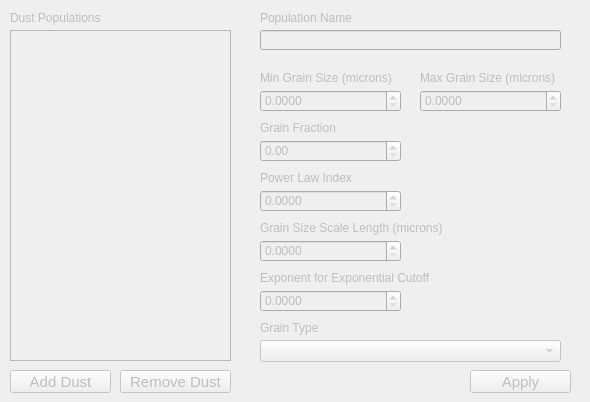
      <widget class="QWidget" name="tab_Dust">
       <property name="enabled">
        <bool>false</bool>
       </property>
       <attribute name="title">
        <string>Dust</string>
       </attribute>
       <widget class="QPushButton" name="btn_RemovePopulation">
        <property name="geometry">
         <rect>
          <x>120</x>
          <y>370</y>
          <width>111</width>
          <height>23</height>
         </rect>
        </property>
        <property name="font">
         <font>
          <pointsize>11</pointsize>
         </font>
        </property>
        <property name="text">
         <string>Remove Dust</string>
        </property>
       </widget>
       <widget class="QDoubleSpinBox" name="spn_DustMaxSize">
        <property name="geometry">
         <rect>
          <x>420</x>
          <y>90</y>
          <width>141</width>
          <height>22</height>
         </rect>
        </property>
        <property name="decimals">
         <number>4</number>
        </property>
        <property name="maximum">
         <double>999.990000000000009</double>
        </property>
       </widget>
       <widget class="QLineEdit" name="txt_DustLabel">
        <property name="geometry">
         <rect>
          <x>260</x>
          <y>30</y>
          <width>301</width>
          <height>20</height>
         </rect>
        </property>
       </widget>
       <widget class="QPushButton" name="btn_SavePopulation">
        <property name="geometry">
         <rect>
          <x>470</x>
          <y>370</y>
          <width>101</width>
          <height>23</height>
         </rect>
        </property>
        <property name="font">
         <font>
          <pointsize>11</pointsize>
         </font>
        </property>
        <property name="text">
         <string>Apply</string>
        </property>
       </widget>
       <widget class="QLabel" name="lbl_DustGrainType">
        <property name="geometry">
         <rect>
          <x>260</x>
          <y>320</y>
          <width>101</width>
          <height>16</height>
         </rect>
        </property>
        <property name="text">
         <string>Grain Type</string>
        </property>
       </widget>
       <widget class="QComboBox" name="com_DustGrainType">
        <property name="geometry">
         <rect>
          <x>260</x>
          <y>340</y>
          <width>301</width>
          <height>22</height>
         </rect>
        </property>
       </widget>
       <widget class="QLabel" name="lbl_DustLabel">
        <property name="geometry">
         <rect>
          <x>260</x>
          <y>10</y>
          <width>141</width>
          <height>16</height>
         </rect>
        </property>
        <property name="text">
         <string>Population Name</string>
        </property>
       </widget>
       <widget class="QLabel" name="lbl_DustPowerLawIndex">
        <property name="geometry">
         <rect>
          <x>260</x>
          <y>170</y>
          <width>141</width>
          <height>16</height>
         </rect>
        </property>
        <property name="text">
         <string>Power Law Index</string>
        </property>
       </widget>
       <widget class="QLabel" name="lbl_Sources_3">
        <property name="geometry">
         <rect>
          <x>10</x>
          <y>10</y>
          <width>151</width>
          <height>16</height>
         </rect>
        </property>
        <property name="text">
         <string>Dust Populations</string>
        </property>
       </widget>
       <widget class="QListWidget" name="lst_DustPopulations">
        <property name="geometry">
         <rect>
          <x>10</x>
          <y>30</y>
          <width>221</width>
          <height>331</height>
         </rect>
        </property>
       </widget>
       <widget class="QDoubleSpinBox" name="spn_DustPowerLawIndex">
        <property name="geometry">
         <rect>
          <x>260</x>
          <y>190</y>
          <width>141</width>
          <height>22</height>
         </rect>
        </property>
        <property name="decimals">
         <number>4</number>
        </property>
        <property name="maximum">
         <double>999999.989999999990687</double>
        </property>
       </widget>
       <widget class="QDoubleSpinBox" name="spn_DustMinSize">
        <property name="geometry">
         <rect>
          <x>260</x>
          <y>90</y>
          <width>141</width>
          <height>22</height>
         </rect>
        </property>
        <property name="decimals">
         <number>4</number>
        </property>
        <property name="maximum">
         <double>999.990000000000009</double>
        </property>
       </widget>
       <widget class="QPushButton" name="btn_AddPopulation">
        <property name="geometry">
         <rect>
          <x>10</x>
          <y>370</y>
          <width>101</width>
          <height>23</height>
         </rect>
        </property>
        <property name="font">
         <font>
          <pointsize>11</pointsize>
         </font>
        </property>
        <property name="text">
         <string>Add Dust</string>
        </property>
       </widget>
       <widget class="QLabel" name="lbl_DustMinGrainSize">
        <property name="geometry">
         <rect>
          <x>260</x>
          <y>70</y>
          <width>161</width>
          <height>16</height>
         </rect>
        </property>
        <property name="text">
         <string>Min Grain Size (microns)</string>
        </property>
       </widget>
       <widget class="QLabel" name="lbl_StarRadius_3">
        <property name="geometry">
         <rect>
          <x>420</x>
          <y>70</y>
          <width>161</width>
          <height>16</height>
         </rect>
        </property>
        <property name="text">
         <string>Max Grain Size (microns)</string>
        </property>
       </widget>
       <widget class="QLabel" name="lbl_DustGrainScaleLength">
        <property name="geometry">
         <rect>
          <x>260</x>
          <y>220</y>
          <width>211</width>
          <height>16</height>
         </rect>
        </property>
        <property name="text">
         <string>Grain Size Scale Length (microns)</string>
        </property>
       </widget>
       <widget class="QDoubleSpinBox" name="spn_DustGrainScaleLength">
        <property name="geometry">
         <rect>
          <x>260</x>
          <y>240</y>
          <width>141</width>
          <height>22</height>
         </rect>
        </property>
        <property name="decimals">
         <number>4</number>
        </property>
        <property name="maximum">
         <double>999999.989999999990687</double>
        </property>
       </widget>
       <widget class="QDoubleSpinBox" name="spn_DustExpCutoffExp">
        <property name="geometry">
         <rect>
          <x>260</x>
          <y>290</y>
          <width>141</width>
          <height>22</height>
         </rect>
        </property>
        <property name="decimals">
         <number>4</number>
        </property>
        <property name="maximum">
         <double>999999.989999999990687</double>
        </property>
       </widget>
       <widget class="QLabel" name="lbl_DustExpCutoffExp">
        <property name="geometry">
         <rect>
          <x>260</x>
          <y>270</y>
          <width>211</width>
          <height>16</height>
         </rect>
        </property>
        <property name="text">
         <string>Exponent for Exponential Cutoff</string>
        </property>
       </widget>
       <widget class="QDoubleSpinBox" name="spn_DustGrainFrac">
        <property name="geometry">
         <rect>
          <x>260</x>
          <y>140</y>
          <width>141</width>
          <height>22</height>
         </rect>
        </property>
        <property name="maximum">
         <double>999999.989999999990687</double>
        </property>
       </widget>
       <widget class="QLabel" name="lbl_DustToGas">
        <property name="geometry">
         <rect>
          <x>260</x>
          <y>120</y>
          <width>211</width>
          <height>16</height>
         </rect>
        </property>
        <property name="text">
         <string>Grain Fraction</string>
        </property>
       </widget>
      </widget>
